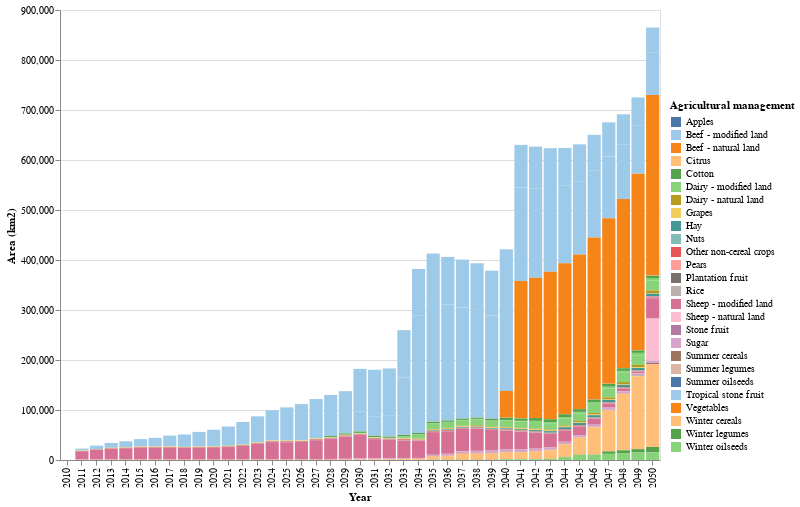

Notebook code for this chart:
### Code cell
# HIDE CODE
plot_area_am_lu(am_area_km2)

### Figure 1 — Vega-Lite specification as saved in the notebook (floating-point values rounded to 4 significant figures; data arrays with more than 128 entries replaced by an {"elided": "..."} marker saying what was removed)
{"config": {"view": {"continuousWidth": 300, "continuousHeight": 300}}, "data": {"name": "data-65d56dc8764048a6c7061cef53f33961"}, "mark": {"type": "bar"}, "encoding": {"color": {"field": "Land use", "legend": {"direction": "vertical", "legendX": 610, "legendY": 90, "orient": "none", "title": "Agricultural management", "titleAnchor": "start"}, "scale": {"scheme": "tableau20"}, "title": "Land use", "type": "nominal"}, "tooltip": [{"field": "Year", "type": "quantitative"}, {"field": "Land use", "type": "nominal"}, {"field": "Area (km2)", "type": "quantitative"}], "x": {"field": "Year", "title": "Year", "type": "ordinal"}, "y": {"field": "Area (km2)", "title": "Area (km2)", "type": "quantitative"}}, "height": 450, "width": 600, "$schema": "https://vega.github.io/schema/vega-lite/v5.15.1.json", "datasets": {"data-65d56dc8764048a6c7061cef53f33961": {"elided": "1166 records"}}}
